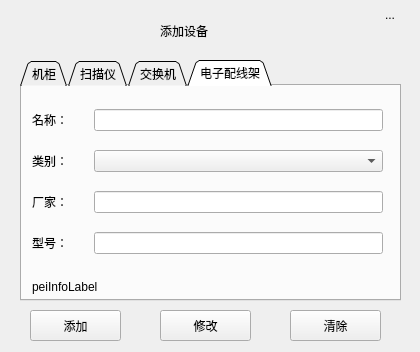
<?xml version="1.0" encoding="UTF-8"?>
<ui version="4.0">
 <class>addDevice</class>
 <widget class="QWidget" name="addDevice">
  <property name="geometry">
   <rect>
    <x>0</x>
    <y>0</y>
    <width>420</width>
    <height>352</height>
   </rect>
  </property>
  <property name="windowTitle">
   <string>Form</string>
  </property>
  <widget class="QPushButton" name="deleteBtn">
   <property name="geometry">
    <rect>
     <x>290</x>
     <y>310</y>
     <width>91</width>
     <height>31</height>
    </rect>
   </property>
   <property name="text">
    <string>清除</string>
   </property>
  </widget>
  <widget class="QPushButton" name="addBtn">
   <property name="geometry">
    <rect>
     <x>30</x>
     <y>310</y>
     <width>91</width>
     <height>31</height>
    </rect>
   </property>
   <property name="text">
    <string>添加</string>
   </property>
  </widget>
  <widget class="QPushButton" name="alterBtn">
   <property name="geometry">
    <rect>
     <x>160</x>
     <y>310</y>
     <width>91</width>
     <height>31</height>
    </rect>
   </property>
   <property name="text">
    <string>修改</string>
   </property>
  </widget>
  <widget class="QToolButton" name="closeBtn">
   <property name="geometry">
    <rect>
     <x>360</x>
     <y>0</y>
     <width>60</width>
     <height>30</height>
    </rect>
   </property>
   <property name="text">
    <string>...</string>
   </property>
   <property name="icon">
    <iconset resource="resoure.qrc">
     <normaloff>:/image/close.png</normaloff>:/image/close.png</iconset>
   </property>
   <property name="autoRaise">
    <bool>true</bool>
   </property>
  </widget>
  <widget class="QTabWidget" name="tabWidget">
   <property name="geometry">
    <rect>
     <x>20</x>
     <y>60</y>
     <width>381</width>
     <height>241</height>
    </rect>
   </property>
   <property name="tabPosition">
    <enum>QTabWidget::North</enum>
   </property>
   <property name="tabShape">
    <enum>QTabWidget::Triangular</enum>
   </property>
   <property name="currentIndex">
    <number>3</number>
   </property>
   <property name="elideMode">
    <enum>Qt::ElideNone</enum>
   </property>
   <property name="usesScrollButtons">
    <bool>true</bool>
   </property>
   <property name="documentMode">
    <bool>false</bool>
   </property>
   <property name="tabsClosable">
    <bool>false</bool>
   </property>
   <property name="movable">
    <bool>false</bool>
   </property>
   <property name="tabBarAutoHide">
    <bool>false</bool>
   </property>
   <widget class="QWidget" name="chest">
    <attribute name="title">
     <string>机柜</string>
    </attribute>
    <widget class="QWidget" name="layoutWidget">
     <property name="geometry">
      <rect>
       <x>10</x>
       <y>10</y>
       <width>351</width>
       <height>171</height>
      </rect>
     </property>
     <layout class="QGridLayout" name="gridLayout_3">
      <item row="0" column="0">
       <layout class="QGridLayout" name="gridLayout">
        <item row="2" column="0">
         <widget class="QLabel" name="label_5">
          <property name="styleSheet">
           <string notr="true">font: 75 10pt &quot;Verdana&quot;;</string>
          </property>
          <property name="text">
           <string>型号：      </string>
          </property>
         </widget>
        </item>
        <item row="1" column="0">
         <widget class="QLabel" name="label_2">
          <property name="styleSheet">
           <string notr="true">font: 10pt &quot;Verdana&quot;;</string>
          </property>
          <property name="text">
           <string>厂家：      </string>
          </property>
         </widget>
        </item>
        <item row="0" column="0">
         <widget class="QLabel" name="label">
          <property name="styleSheet">
           <string notr="true">font: 10pt &quot;Verdana&quot;;</string>
          </property>
          <property name="text">
           <string>名称：      </string>
          </property>
         </widget>
        </item>
        <item row="3" column="0">
         <widget class="QLabel" name="label_6">
          <property name="styleSheet">
           <string notr="true">font: 10pt &quot;Verdana&quot;;</string>
          </property>
          <property name="text">
           <string>高度(u)：</string>
          </property>
         </widget>
        </item>
       </layout>
      </item>
      <item row="0" column="1">
       <layout class="QGridLayout" name="gridLayout_2">
        <item row="1" column="0">
         <widget class="QLineEdit" name="chestFactoryEdit"/>
        </item>
        <item row="2" column="0">
         <widget class="QLineEdit" name="chestVersionEdit"/>
        </item>
        <item row="3" column="0">
         <widget class="QLineEdit" name="chestHeightEdit">
          <property name="text">
           <string>42</string>
          </property>
         </widget>
        </item>
        <item row="0" column="0">
         <widget class="QLineEdit" name="chestNameEdit"/>
        </item>
       </layout>
      </item>
     </layout>
    </widget>
    <widget class="QLabel" name="chestInfoLabel">
     <property name="geometry">
      <rect>
       <x>10</x>
       <y>190</y>
       <width>351</width>
       <height>21</height>
      </rect>
     </property>
     <property name="text">
      <string>chestInfoLabel</string>
     </property>
    </widget>
   </widget>
   <widget class="QWidget" name="iscan">
    <attribute name="title">
     <string>扫描仪</string>
    </attribute>
    <widget class="QWidget" name="layoutWidget">
     <property name="geometry">
      <rect>
       <x>10</x>
       <y>10</y>
       <width>351</width>
       <height>171</height>
      </rect>
     </property>
     <layout class="QGridLayout" name="gridLayout_4">
      <item row="0" column="1">
       <widget class="QLineEdit" name="iscanNameEdit"/>
      </item>
      <item row="0" column="0">
       <widget class="QLabel" name="label_4">
        <property name="styleSheet">
         <string notr="true">font: 10pt &quot;Verdana&quot;;</string>
        </property>
        <property name="text">
         <string>名称：      </string>
        </property>
       </widget>
      </item>
      <item row="2" column="0">
       <widget class="QLabel" name="label_10">
        <property name="styleSheet">
         <string notr="true">font: 10pt &quot;Verdana&quot;;</string>
        </property>
        <property name="text">
         <string>网关：      </string>
        </property>
       </widget>
      </item>
      <item row="2" column="1">
       <widget class="QLineEdit" name="iscanGatewayEdit">
        <property name="text">
         <string>192.168..</string>
        </property>
       </widget>
      </item>
      <item row="1" column="1">
       <widget class="QLineEdit" name="iscanIpEdit">
        <property name="text">
         <string>192.168..</string>
        </property>
       </widget>
      </item>
      <item row="1" column="0">
       <widget class="QLabel" name="label_9">
        <property name="styleSheet">
         <string notr="true">font: 10pt &quot;Verdana&quot;;</string>
        </property>
        <property name="text">
         <string>IP：      </string>
        </property>
       </widget>
      </item>
      <item row="3" column="1">
       <widget class="QLineEdit" name="iscanPortEdit">
        <property name="text">
         <string>20012</string>
        </property>
       </widget>
      </item>
      <item row="3" column="0">
       <widget class="QLabel" name="label_11">
        <property name="styleSheet">
         <string notr="true">font: 10pt &quot;Verdana&quot;;</string>
        </property>
        <property name="text">
         <string>端口：      </string>
        </property>
       </widget>
      </item>
     </layout>
    </widget>
    <widget class="QLabel" name="iscanInfoLabel">
     <property name="geometry">
      <rect>
       <x>10</x>
       <y>187</y>
       <width>351</width>
       <height>21</height>
      </rect>
     </property>
     <property name="text">
      <string>iscanInfoLabel</string>
     </property>
    </widget>
   </widget>
   <widget class="QWidget" name="switch_2">
    <attribute name="title">
     <string>交换机</string>
    </attribute>
    <widget class="QWidget" name="layoutWidget_3">
     <property name="geometry">
      <rect>
       <x>10</x>
       <y>10</y>
       <width>351</width>
       <height>171</height>
      </rect>
     </property>
     <layout class="QGridLayout" name="gridLayout_6">
      <item row="3" column="2">
       <widget class="QLineEdit" name="switchModel"/>
      </item>
      <item row="3" column="0">
       <widget class="QLabel" name="label_18">
        <property name="styleSheet">
         <string notr="true">font: 10pt &quot;Verdana&quot;;</string>
        </property>
        <property name="text">
         <string>型号：</string>
        </property>
       </widget>
      </item>
      <item row="2" column="0">
       <widget class="QLabel" name="label_19">
        <property name="styleSheet">
         <string notr="true">font: 10pt &quot;Verdana&quot;;</string>
        </property>
        <property name="text">
         <string>厂家：</string>
        </property>
       </widget>
      </item>
      <item row="2" column="2">
       <widget class="QLineEdit" name="switchManufactory"/>
      </item>
      <item row="0" column="2">
       <widget class="QLineEdit" name="switchNameEdit"/>
      </item>
      <item row="0" column="0">
       <widget class="QLabel" name="label_20">
        <property name="styleSheet">
         <string notr="true">font: 10pt &quot;Verdana&quot;;</string>
        </property>
        <property name="text">
         <string>名称：      </string>
        </property>
       </widget>
      </item>
      <item row="1" column="0">
       <widget class="QLabel" name="label_8">
        <property name="text">
         <string>端口数：</string>
        </property>
       </widget>
      </item>
      <item row="1" column="2">
       <widget class="QLineEdit" name="switchPortEdit">
        <property name="text">
         <string>24</string>
        </property>
       </widget>
      </item>
     </layout>
    </widget>
    <widget class="QLabel" name="switchInfoLabel">
     <property name="geometry">
      <rect>
       <x>10</x>
       <y>190</y>
       <width>351</width>
       <height>21</height>
      </rect>
     </property>
     <property name="text">
      <string>switchInfoLabel</string>
     </property>
    </widget>
   </widget>
   <widget class="QWidget" name="Peixianjia">
    <attribute name="title">
     <string>电子配线架</string>
    </attribute>
    <widget class="QWidget" name="layoutWidget_2">
     <property name="geometry">
      <rect>
       <x>10</x>
       <y>10</y>
       <width>351</width>
       <height>171</height>
      </rect>
     </property>
     <layout class="QGridLayout" name="gridLayout_5">
      <item row="3" column="0">
       <widget class="QLabel" name="label_15">
        <property name="styleSheet">
         <string notr="true">font: 10pt &quot;Verdana&quot;;</string>
        </property>
        <property name="text">
         <string>型号：</string>
        </property>
       </widget>
      </item>
      <item row="2" column="2">
       <widget class="QLineEdit" name="peiManufactory"/>
      </item>
      <item row="3" column="2">
       <widget class="QLineEdit" name="peiModel"/>
      </item>
      <item row="2" column="0">
       <widget class="QLabel" name="label_14">
        <property name="styleSheet">
         <string notr="true">font: 10pt &quot;Verdana&quot;;</string>
        </property>
        <property name="text">
         <string>厂家：</string>
        </property>
       </widget>
      </item>
      <item row="0" column="0">
       <widget class="QLabel" name="label_7">
        <property name="styleSheet">
         <string notr="true">font: 10pt &quot;Verdana&quot;;</string>
        </property>
        <property name="text">
         <string>名称：      </string>
        </property>
       </widget>
      </item>
      <item row="0" column="2">
       <widget class="QLineEdit" name="peiNameEdit"/>
      </item>
      <item row="1" column="0">
       <widget class="QLabel" name="label_13">
        <property name="styleSheet">
         <string notr="true">font: 10pt &quot;Verdana&quot;;</string>
        </property>
        <property name="text">
         <string>类别：</string>
        </property>
       </widget>
      </item>
      <item row="1" column="2">
       <widget class="QComboBox" name="peiComboBox"/>
      </item>
     </layout>
    </widget>
    <widget class="QLabel" name="peiInfoLabel">
     <property name="geometry">
      <rect>
       <x>10</x>
       <y>190</y>
       <width>351</width>
       <height>21</height>
      </rect>
     </property>
     <property name="text">
      <string>peiInfoLabel</string>
     </property>
    </widget>
   </widget>
  </widget>
  <widget class="QLabel" name="label_3">
   <property name="geometry">
    <rect>
     <x>160</x>
     <y>20</y>
     <width>101</width>
     <height>21</height>
    </rect>
   </property>
   <property name="styleSheet">
    <string notr="true">font: 11pt &quot;Verdana&quot;;</string>
   </property>
   <property name="text">
    <string>添加设备</string>
   </property>
  </widget>
 </widget>
 <resources>
  <include location="resoure.qrc"/>
 </resources>
 <connections/>
</ui>
